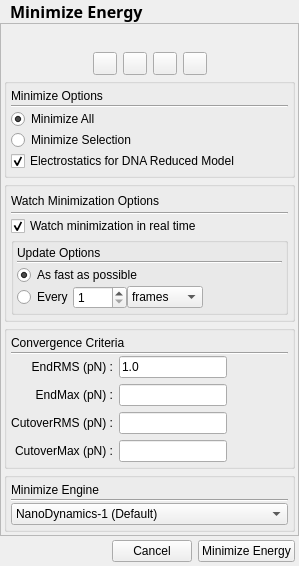
<ui version="4.0" >
 <class>MinimizeEnergyPropDialog</class>
 <widget class="QDialog" name="MinimizeEnergyPropDialog" >
  <property name="geometry" >
   <rect>
    <x>0</x>
    <y>0</y>
    <width>245</width>
    <height>554</height>
   </rect>
  </property>
  <property name="windowTitle" >
   <string>Minimize Energy</string>
  </property>
  <property name="windowIcon" >
   <iconset/>
  </property>
  <layout class="QVBoxLayout" >
   <property name="margin" >
    <number>0</number>
   </property>
   <property name="spacing" >
    <number>0</number>
   </property>
   <item>
    <widget class="QFrame" name="heading_frame" >
     <property name="frameShape" >
      <enum>QFrame::NoFrame</enum>
     </property>
     <property name="frameShadow" >
      <enum>QFrame::Plain</enum>
     </property>
     <layout class="QHBoxLayout" >
      <property name="margin" >
       <number>0</number>
      </property>
      <property name="spacing" >
       <number>3</number>
      </property>
      <item>
       <widget class="QLabel" name="heading_pixmap" >
        <property name="sizePolicy" >
         <sizepolicy>
          <hsizetype>0</hsizetype>
          <vsizetype>0</vsizetype>
          <horstretch>0</horstretch>
          <verstretch>0</verstretch>
         </sizepolicy>
        </property>
        <property name="text" >
         <string/>
        </property>
        <property name="pixmap" >
         <pixmap/>
        </property>
        <property name="scaledContents" >
         <bool>true</bool>
        </property>
        <property name="alignment" >
         <set>Qt::AlignVCenter</set>
        </property>
       </widget>
      </item>
      <item>
       <widget class="QLabel" name="heading_label" >
        <property name="font" >
         <font>
          <family>Sans Serif</family>
          <pointsize>12</pointsize>
          <weight>75</weight>
          <italic>false</italic>
          <bold>true</bold>
          <underline>false</underline>
          <strikeout>false</strikeout>
         </font>
        </property>
        <property name="text" >
         <string>Minimize Energy</string>
        </property>
       </widget>
      </item>
     </layout>
    </widget>
   </item>
   <item>
    <widget class="QFrame" name="body_frame" >
     <property name="frameShape" >
      <enum>QFrame::StyledPanel</enum>
     </property>
     <property name="frameShadow" >
      <enum>QFrame::Raised</enum>
     </property>
     <layout class="QVBoxLayout" >
      <property name="margin" >
       <number>3</number>
      </property>
      <property name="spacing" >
       <number>3</number>
      </property>
      <item>
       <widget class="QPushButton" name="sponsor_btn" >
        <property name="text" >
         <string/>
        </property>
        <property name="icon" >
         <iconset/>
        </property>
        <property name="autoDefault" >
         <bool>false</bool>
        </property>
        <property name="flat" >
         <bool>true</bool>
        </property>
       </widget>
      </item>
      <item>
       <layout class="QHBoxLayout" >
        <property name="margin" >
         <number>0</number>
        </property>
        <property name="spacing" >
         <number>6</number>
        </property>
        <item>
         <spacer>
          <property name="orientation" >
           <enum>Qt::Horizontal</enum>
          </property>
          <property name="sizeType" >
           <enum>QSizePolicy::Expanding</enum>
          </property>
          <property name="sizeHint" >
           <size>
            <width>35</width>
            <height>20</height>
           </size>
          </property>
         </spacer>
        </item>
        <item>
         <widget class="QToolButton" name="done_btn" >
          <property name="toolTip" >
           <string>OK</string>
          </property>
          <property name="text" >
           <string/>
          </property>
          <property name="icon" >
           <iconset>../../../../:icons/MinimizeEnergyPropDialog_image2</iconset>
          </property>
         </widget>
        </item>
        <item>
         <widget class="QToolButton" name="abort_btn" >
          <property name="toolTip" >
           <string>Cancel</string>
          </property>
          <property name="text" >
           <string/>
          </property>
          <property name="icon" >
           <iconset>../../../../:icons/MinimizeEnergyPropDialog_image3</iconset>
          </property>
         </widget>
        </item>
        <item>
         <widget class="QToolButton" name="restore_btn" >
          <property name="toolTip" >
           <string>Restore Defaults</string>
          </property>
          <property name="text" >
           <string/>
          </property>
          <property name="icon" >
           <iconset>../../../../:icons/MinimizeEnergyPropDialog_image4</iconset>
          </property>
         </widget>
        </item>
        <item>
         <widget class="QToolButton" name="whatsthis_btn" >
          <property name="toolTip" >
           <string>What's This Help</string>
          </property>
          <property name="text" >
           <string/>
          </property>
          <property name="icon" >
           <iconset>../../../../:icons/MinimizeEnergyPropDialog_image5</iconset>
          </property>
         </widget>
        </item>
        <item>
         <spacer>
          <property name="orientation" >
           <enum>Qt::Horizontal</enum>
          </property>
          <property name="sizeType" >
           <enum>QSizePolicy::Expanding</enum>
          </property>
          <property name="sizeHint" >
           <size>
            <width>35</width>
            <height>20</height>
           </size>
          </property>
         </spacer>
        </item>
       </layout>
      </item>
      <item>
       <widget class="QGroupBox" name="buttonGroup8" >
        <property name="title" >
         <string/>
        </property>
        <layout class="QVBoxLayout" >
         <property name="margin" >
          <number>4</number>
         </property>
         <property name="spacing" >
          <number>1</number>
         </property>
         <item>
          <layout class="QHBoxLayout" >
           <property name="margin" >
            <number>0</number>
           </property>
           <property name="spacing" >
            <number>6</number>
           </property>
           <item>
            <widget class="QLabel" name="min_options_label" >
             <property name="text" >
              <string>Minimize Options</string>
             </property>
            </widget>
           </item>
           <item>
            <spacer>
             <property name="orientation" >
              <enum>Qt::Horizontal</enum>
             </property>
             <property name="sizeType" >
              <enum>QSizePolicy::Expanding</enum>
             </property>
             <property name="sizeHint" >
              <size>
               <width>21</width>
               <height>16</height>
              </size>
             </property>
            </spacer>
           </item>
           <item>
            <widget class="QPushButton" name="grpbtn_1" >
             <property name="sizePolicy" >
              <sizepolicy>
               <hsizetype>0</hsizetype>
               <vsizetype>0</vsizetype>
               <horstretch>0</horstretch>
               <verstretch>0</verstretch>
              </sizepolicy>
             </property>
             <property name="maximumSize" >
              <size>
               <width>16</width>
               <height>16</height>
              </size>
             </property>
             <property name="text" >
              <string/>
             </property>
             <property name="icon" >
              <iconset>../../../../:icons/MinimizeEnergyPropDialog_image6</iconset>
             </property>
             <property name="autoDefault" >
              <bool>false</bool>
             </property>
             <property name="flat" >
              <bool>true</bool>
             </property>
            </widget>
           </item>
          </layout>
         </item>
         <item>
          <widget class="Line" name="line1" >
           <property name="frameShape" >
            <enum>QFrame::HLine</enum>
           </property>
           <property name="frameShadow" >
            <enum>QFrame::Sunken</enum>
           </property>
           <property name="midLineWidth" >
            <number>0</number>
           </property>
           <property name="orientation" >
            <enum>Qt::Horizontal</enum>
           </property>
          </widget>
         </item>
         <item>
          <widget class="QRadioButton" name="minimize_all_rbtn" >
           <property name="toolTip" >
            <string>Perform energy minimization on all the atoms in the workspace</string>
           </property>
           <property name="text" >
            <string>Minimize All</string>
           </property>
           <property name="checked" >
            <bool>true</bool>
           </property>
          </widget>
         </item>
         <item>
          <widget class="QRadioButton" name="minimize_sel_rbtn" >
           <property name="toolTip" >
            <string>Perform energy minimization on only the atoms that have been selected</string>
           </property>
           <property name="text" >
            <string>Minimize Selection</string>
           </property>
          </widget>
         </item>
         <item>
          <widget class="QCheckBox" name="electrostaticsForDnaDuringMinimize_checkBox" >
           <property name="text" >
            <string>Electrostatics for DNA Reduced Model</string>
           </property>
           <property name="checked" >
            <bool>true</bool>
           </property>
          </widget>
         </item>
        </layout>
       </widget>
      </item>
      <item>
       <widget class="QGroupBox" name="groupBox2" >
        <property name="title" >
         <string/>
        </property>
        <layout class="QVBoxLayout" >
         <property name="margin" >
          <number>4</number>
         </property>
         <property name="spacing" >
          <number>1</number>
         </property>
         <item>
          <layout class="QHBoxLayout" >
           <property name="margin" >
            <number>0</number>
           </property>
           <property name="spacing" >
            <number>6</number>
           </property>
           <item>
            <widget class="QLabel" name="watch_min_options_label" >
             <property name="text" >
              <string>Watch Minimization Options</string>
             </property>
            </widget>
           </item>
           <item>
            <spacer>
             <property name="orientation" >
              <enum>Qt::Horizontal</enum>
             </property>
             <property name="sizeType" >
              <enum>QSizePolicy::Expanding</enum>
             </property>
             <property name="sizeHint" >
              <size>
               <width>20</width>
               <height>20</height>
              </size>
             </property>
            </spacer>
           </item>
           <item>
            <widget class="QPushButton" name="grpbtn_2" >
             <property name="sizePolicy" >
              <sizepolicy>
               <hsizetype>0</hsizetype>
               <vsizetype>0</vsizetype>
               <horstretch>0</horstretch>
               <verstretch>0</verstretch>
              </sizepolicy>
             </property>
             <property name="maximumSize" >
              <size>
               <width>16</width>
               <height>16</height>
              </size>
             </property>
             <property name="text" >
              <string/>
             </property>
             <property name="icon" >
              <iconset>../../../../:icons/MinimizeEnergyPropDialog_image6</iconset>
             </property>
             <property name="autoDefault" >
              <bool>false</bool>
             </property>
             <property name="flat" >
              <bool>true</bool>
             </property>
            </widget>
           </item>
          </layout>
         </item>
         <item>
          <widget class="Line" name="line2" >
           <property name="frameShape" >
            <enum>QFrame::HLine</enum>
           </property>
           <property name="frameShadow" >
            <enum>QFrame::Sunken</enum>
           </property>
           <property name="midLineWidth" >
            <number>0</number>
           </property>
           <property name="orientation" >
            <enum>Qt::Horizontal</enum>
           </property>
          </widget>
         </item>
         <item>
          <widget class="QCheckBox" name="watch_minimization_checkbox" >
           <property name="toolTip" >
            <string>Enables real time graphical updates during minimization runs</string>
           </property>
           <property name="text" >
            <string>Watch minimization in real time</string>
           </property>
           <property name="checked" >
            <bool>true</bool>
           </property>
          </widget>
         </item>
         <item>
          <widget class="QGroupBox" name="update_btngrp" >
           <property name="title" >
            <string/>
           </property>
           <layout class="QVBoxLayout" >
            <property name="margin" >
             <number>3</number>
            </property>
            <property name="spacing" >
             <number>1</number>
            </property>
            <item>
             <widget class="QLabel" name="watch_min_options_label_2" >
              <property name="text" >
               <string>Update Options</string>
              </property>
             </widget>
            </item>
            <item>
             <widget class="Line" name="line2_1" >
              <property name="frameShape" >
               <enum>QFrame::HLine</enum>
              </property>
              <property name="frameShadow" >
               <enum>QFrame::Sunken</enum>
              </property>
              <property name="midLineWidth" >
               <number>0</number>
              </property>
              <property name="orientation" >
               <enum>Qt::Horizontal</enum>
              </property>
             </widget>
            </item>
            <item>
             <widget class="QRadioButton" name="update_asap_rbtn" >
              <property name="toolTip" >
               <string>Update every 2 seconds, or faster if it doesn't slow minimization by more than 20%</string>
              </property>
              <property name="text" >
               <string>As fast as possible</string>
              </property>
              <property name="checked" >
               <bool>true</bool>
              </property>
             </widget>
            </item>
            <item>
             <layout class="QHBoxLayout" >
              <property name="margin" >
               <number>0</number>
              </property>
              <property name="spacing" >
               <number>0</number>
              </property>
              <item>
               <widget class="QRadioButton" name="update_every_rbtn" >
                <property name="toolTip" >
                 <string>Specify how often to update the screen during the minimization.</string>
                </property>
                <property name="text" >
                 <string>Every</string>
                </property>
               </widget>
              </item>
              <item>
               <widget class="QSpinBox" name="update_number_spinbox" >
                <property name="toolTip" >
                 <string>Specify how often to update the screen during the minimization.</string>
                </property>
                <property name="maximum" >
                 <number>9999</number>
                </property>
                <property name="minimum" >
                 <number>1</number>
                </property>
                <property name="value" >
                 <number>1</number>
                </property>
               </widget>
              </item>
              <item>
               <widget class="QComboBox" name="update_units_combobox" >
                <property name="toolTip" >
                 <string>Specify how often to update the screen during the minimization.</string>
                </property>
                <item>
                 <property name="text" >
                  <string>frames</string>
                 </property>
                </item>
                <item>
                 <property name="text" >
                  <string>seconds</string>
                 </property>
                </item>
                <item>
                 <property name="text" >
                  <string>minutes</string>
                 </property>
                </item>
                <item>
                 <property name="text" >
                  <string>hours</string>
                 </property>
                </item>
               </widget>
              </item>
              <item>
               <spacer>
                <property name="orientation" >
                 <enum>Qt::Horizontal</enum>
                </property>
                <property name="sizeType" >
                 <enum>QSizePolicy::Expanding</enum>
                </property>
                <property name="sizeHint" >
                 <size>
                  <width>16</width>
                  <height>20</height>
                 </size>
                </property>
               </spacer>
              </item>
             </layout>
            </item>
           </layout>
          </widget>
         </item>
        </layout>
       </widget>
      </item>
      <item>
       <widget class="QGroupBox" name="parms_grpbox" >
        <property name="title" >
         <string/>
        </property>
        <layout class="QVBoxLayout" >
         <property name="margin" >
          <number>4</number>
         </property>
         <property name="spacing" >
          <number>1</number>
         </property>
         <item>
          <layout class="QHBoxLayout" >
           <property name="margin" >
            <number>0</number>
           </property>
           <property name="spacing" >
            <number>6</number>
           </property>
           <item>
            <widget class="QLabel" name="parameters_label" >
             <property name="text" >
              <string>Convergence Criteria</string>
             </property>
            </widget>
           </item>
           <item>
            <spacer>
             <property name="orientation" >
              <enum>Qt::Horizontal</enum>
             </property>
             <property name="sizeType" >
              <enum>QSizePolicy::Expanding</enum>
             </property>
             <property name="sizeHint" >
              <size>
               <width>21</width>
               <height>16</height>
              </size>
             </property>
            </spacer>
           </item>
           <item>
            <widget class="QPushButton" name="grpbtn_3" >
             <property name="sizePolicy" >
              <sizepolicy>
               <hsizetype>0</hsizetype>
               <vsizetype>0</vsizetype>
               <horstretch>0</horstretch>
               <verstretch>0</verstretch>
              </sizepolicy>
             </property>
             <property name="maximumSize" >
              <size>
               <width>16</width>
               <height>16</height>
              </size>
             </property>
             <property name="text" >
              <string/>
             </property>
             <property name="icon" >
              <iconset>../../../../:icons/MinimizeEnergyPropDialog_image6</iconset>
             </property>
             <property name="autoDefault" >
              <bool>false</bool>
             </property>
             <property name="flat" >
              <bool>true</bool>
             </property>
            </widget>
           </item>
          </layout>
         </item>
         <item>
          <widget class="Line" name="line3" >
           <property name="frameShape" >
            <enum>QFrame::HLine</enum>
           </property>
           <property name="frameShadow" >
            <enum>QFrame::Sunken</enum>
           </property>
           <property name="midLineWidth" >
            <number>0</number>
           </property>
           <property name="orientation" >
            <enum>Qt::Horizontal</enum>
           </property>
          </widget>
         </item>
         <item>
          <layout class="QHBoxLayout" >
           <property name="margin" >
            <number>0</number>
           </property>
           <property name="spacing" >
            <number>6</number>
           </property>
           <item>
            <layout class="QVBoxLayout" >
             <property name="margin" >
              <number>0</number>
             </property>
             <property name="spacing" >
              <number>6</number>
             </property>
             <item>
              <widget class="QLabel" name="endrms_lbl" >
               <property name="text" >
                <string>EndRMS (pN) :</string>
               </property>
               <property name="alignment" >
                <set>Qt::AlignRight|Qt::AlignTrailing|Qt::AlignVCenter</set>
               </property>
              </widget>
             </item>
             <item>
              <widget class="QLabel" name="endmax_lbl" >
               <property name="text" >
                <string>EndMax (pN) :</string>
               </property>
               <property name="alignment" >
                <set>Qt::AlignRight|Qt::AlignTrailing|Qt::AlignVCenter</set>
               </property>
              </widget>
             </item>
             <item>
              <widget class="QLabel" name="cutoverrms_lbl" >
               <property name="text" >
                <string>CutoverRMS (pN) :</string>
               </property>
               <property name="alignment" >
                <set>Qt::AlignRight|Qt::AlignTrailing|Qt::AlignVCenter</set>
               </property>
              </widget>
             </item>
             <item>
              <widget class="QLabel" name="cutovermax_lbl" >
               <property name="text" >
                <string>CutoverMax (pN) :</string>
               </property>
               <property name="alignment" >
                <set>Qt::AlignRight|Qt::AlignTrailing|Qt::AlignVCenter</set>
               </property>
              </widget>
             </item>
            </layout>
           </item>
           <item>
            <layout class="QVBoxLayout" >
             <property name="margin" >
              <number>0</number>
             </property>
             <property name="spacing" >
              <number>6</number>
             </property>
             <item>
              <widget class="QLineEdit" name="endrms_linedit" >
               <property name="toolTip" >
                <string>Target RMS force (pN)</string>
               </property>
               <property name="text" >
                <string>1.0</string>
               </property>
              </widget>
             </item>
             <item>
              <widget class="QLineEdit" name="endmax_linedit" >
               <property name="toolTip" >
                <string>Target max force (pN)</string>
               </property>
               <property name="text" >
                <string/>
               </property>
              </widget>
             </item>
             <item>
              <widget class="QLineEdit" name="cutoverrms_linedit" >
               <property name="toolTip" >
                <string>Cutover RMS foce (pN)</string>
               </property>
               <property name="text" >
                <string/>
               </property>
              </widget>
             </item>
             <item>
              <widget class="QLineEdit" name="cutovermax_linedit" >
               <property name="toolTip" >
                <string>Cutover max force (pN)</string>
               </property>
               <property name="text" >
                <string/>
               </property>
              </widget>
             </item>
            </layout>
           </item>
           <item>
            <spacer>
             <property name="orientation" >
              <enum>Qt::Horizontal</enum>
             </property>
             <property name="sizeType" >
              <enum>QSizePolicy::Expanding</enum>
             </property>
             <property name="sizeHint" >
              <size>
               <width>40</width>
               <height>1</height>
              </size>
             </property>
            </spacer>
           </item>
          </layout>
         </item>
        </layout>
       </widget>
      </item>
      <item>
       <widget class="QGroupBox" name="buttonGroup8_2" >
        <property name="title" >
         <string/>
        </property>
        <layout class="QVBoxLayout" >
         <property name="margin" >
          <number>4</number>
         </property>
         <property name="spacing" >
          <number>1</number>
         </property>
         <item>
          <layout class="QHBoxLayout" >
           <property name="margin" >
            <number>0</number>
           </property>
           <property name="spacing" >
            <number>6</number>
           </property>
           <item>
            <widget class="QLabel" name="min_options_label_4" >
             <property name="text" >
              <string>Minimize Engine</string>
             </property>
            </widget>
           </item>
           <item>
            <spacer>
             <property name="orientation" >
              <enum>Qt::Horizontal</enum>
             </property>
             <property name="sizeType" >
              <enum>QSizePolicy::Expanding</enum>
             </property>
             <property name="sizeHint" >
              <size>
               <width>21</width>
               <height>16</height>
              </size>
             </property>
            </spacer>
           </item>
           <item>
            <widget class="QPushButton" name="grpbtn_4" >
             <property name="sizePolicy" >
              <sizepolicy>
               <hsizetype>0</hsizetype>
               <vsizetype>0</vsizetype>
               <horstretch>0</horstretch>
               <verstretch>0</verstretch>
              </sizepolicy>
             </property>
             <property name="maximumSize" >
              <size>
               <width>16</width>
               <height>16</height>
              </size>
             </property>
             <property name="text" >
              <string/>
             </property>
             <property name="icon" >
              <iconset>../../../../:icons/MinimizeEnergyPropDialog_image6</iconset>
             </property>
             <property name="autoDefault" >
              <bool>false</bool>
             </property>
             <property name="default" >
              <bool>false</bool>
             </property>
             <property name="flat" >
              <bool>true</bool>
             </property>
            </widget>
           </item>
          </layout>
         </item>
         <item>
          <widget class="Line" name="line4" >
           <property name="frameShape" >
            <enum>QFrame::HLine</enum>
           </property>
           <property name="frameShadow" >
            <enum>QFrame::Sunken</enum>
           </property>
           <property name="midLineWidth" >
            <number>0</number>
           </property>
           <property name="orientation" >
            <enum>Qt::Horizontal</enum>
           </property>
          </widget>
         </item>
         <item>
          <widget class="QComboBox" name="minimize_engine_combobox" >
           <property name="toolTip" >
            <string>Choose the simulation engine with which to minimize energy.</string>
           </property>
           <item>
            <property name="text" >
             <string>NanoDynamics-1 (Default)</string>
            </property>
           </item>
           <item>
            <property name="text" >
             <string>GROMACS with ND1 Force Field</string>
            </property>
           </item>
           <item>
            <property name="text" >
             <string>Background GROMACS with ND1 Force Field</string>
            </property>
           </item>
          </widget>
         </item>
        </layout>
       </widget>
      </item>
     </layout>
    </widget>
   </item>
   <item>
    <spacer>
     <property name="orientation" >
      <enum>Qt::Vertical</enum>
     </property>
     <property name="sizeType" >
      <enum>QSizePolicy::Expanding</enum>
     </property>
     <property name="sizeHint" >
      <size>
       <width>20</width>
       <height>20</height>
      </size>
     </property>
    </spacer>
   </item>
   <item>
    <layout class="QHBoxLayout" >
     <property name="margin" >
      <number>4</number>
     </property>
     <property name="spacing" >
      <number>6</number>
     </property>
     <item>
      <spacer>
       <property name="orientation" >
        <enum>Qt::Horizontal</enum>
       </property>
       <property name="sizeType" >
        <enum>QSizePolicy::Expanding</enum>
       </property>
       <property name="sizeHint" >
        <size>
         <width>59</width>
         <height>20</height>
        </size>
       </property>
      </spacer>
     </item>
     <item>
      <widget class="QPushButton" name="cancel_btn" >
       <property name="toolTip" >
        <string>Cancel</string>
       </property>
       <property name="text" >
        <string>Cancel</string>
       </property>
       <property name="autoDefault" >
        <bool>false</bool>
       </property>
      </widget>
     </item>
     <item>
      <widget class="QPushButton" name="ok_btn" >
       <property name="toolTip" >
        <string>OK</string>
       </property>
       <property name="text" >
        <string>Minimize Energy</string>
       </property>
       <property name="autoDefault" >
        <bool>false</bool>
       </property>
      </widget>
     </item>
    </layout>
   </item>
  </layout>
 </widget>
 <layoutdefault spacing="6" margin="11" />
 <resources/>
 <connections>
  <connection>
   <sender>watch_minimization_checkbox</sender>
   <signal>toggled(bool)</signal>
   <receiver>update_btngrp</receiver>
   <slot>setEnabled(bool)</slot>
   <hints>
    <hint type="sourcelabel" >
     <x>20</x>
     <y>20</y>
    </hint>
    <hint type="destinationlabel" >
     <x>20</x>
     <y>20</y>
    </hint>
   </hints>
  </connection>
 </connections>
</ui>
